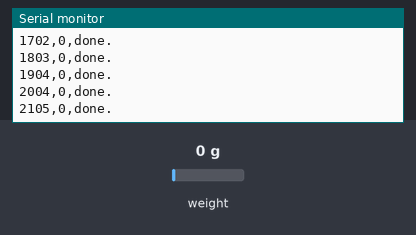
The sketch below on a simulated Arduino Uno, built with avr-gcc and run on an emulated ATmega328P. Parts: the last lines printed to the serial monitor. The test bench sets the inputs (shaded band); at power-on: weight on the scale 0 g.

Above: at 2.2 s.
2.3 s: weight on the scale set to 100 g
At 2.31 s:
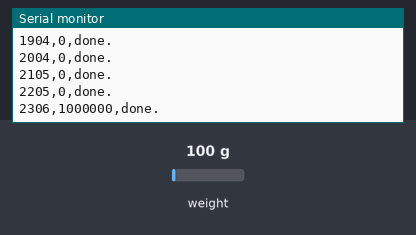
3.8 s: weight on the scale set to 1250 g
At 3.82 s:
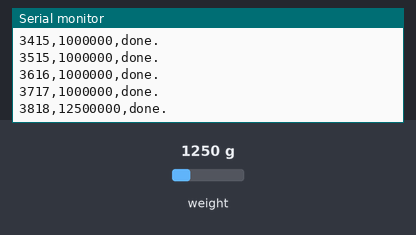
Timing chart, 0 to 6.8 s (numbered marks = the images above; inputs shaded):
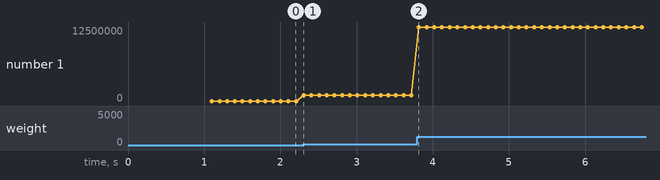

The sketch:

arduino_weight.ino
```cpp
#include <HX711.h>
HX711 scale;

void setup() {
  Serial.begin(9600);

  Serial.println("Initializing the scale");
  // HX711.DOUT  - pin #A1
  // HX711.PD_SCK - pin #A0
  scale.begin(A1, A0);

  scale.set_scale(202.75f);
  scale.tare();
}

void loop() {
  long  value = static_cast<long >(scale.get_units() * 10000.0 );
  long current_time = millis();
  Serial.print(current_time);
  Serial.print(",");
  Serial.print(value);
  Serial.println(",done.");
}
```

Measured:
- after the input at 2.3 s, the serial monitor: prints a new line at once (image 1)
- plotted number 1: 0 → 1000000 after the input at 2.3 s
